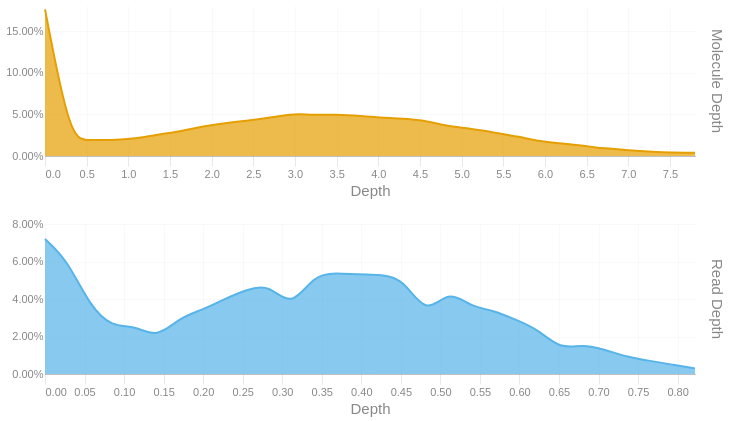

The cell this chart's notebook holds for it:
### Code cell
readdep = depth_hist(tb['Read Depth'], q99, 3)
readdep = readdep.with_columns(pl.lit('Read Depth').alias('Metric'))
if not SKIPLR:
    moldep = depth_hist(tb['Molecule Depth'], mol_q99, 1)
    moldep = moldep.with_columns(pl.lit('Molecule Depth').alias('Metric'))
    _hist = pl.concat([readdep, moldep])
    _hist = _hist.filter(pl.col('Proportion') != 0)
    with SafeRender(_hist):
        (
            alt.Chart(_hist)        
            .mark_area(interpolate = "basis")
            .encode(
                x=alt.X('Bin:Q').scale(domainMin=0).axis(alt.Axis(title='Depth')),
                y = alt.Y('Proportion:Q', title = None).axis(format = '.2%'),
                color = alt.Color('Metric:N').legend(None),
                row = alt.Row("Metric:N").header(title = None, labelOrient = 'right'),
                tooltip = [
                    alt.Tooltip("Metric:N", title = "Metric"),
                    alt.Tooltip('Interval:N', title = "Depth Interval"),
                    alt.Tooltip('Proportion:Q', title = "% Alignments").format('.2%')
                ]
            )
            .resolve_scale(x='independent', y='independent')
            .properties(
                height = 150, width = 650,
                usermeta={'embedOptions': {'downloadFileName': f'{samplename}.depth.hist'}}
            )
        ).display()
else:
    readdep = readdep.filter(pl.col('Proportion') != 0)
    with SafeRender(readdep):
        (
            alt.Chart(readdep)        
            .mark_area(interpolate = "basis")
            .encode(
                x=alt.X('Bin:Q').scale(domainMin=0).axis(alt.Axis(title='Depth')),
                y = alt.Y('Proportion:Q', title = None).axis(format = '.2%'),
                tooltip = [
                    alt.Tooltip('Interval:N', title = "Depth Interval"),
                    alt.Tooltip('Proportion:Q', title = "% Alignments").format('.2%')
                ]
            )
            .properties(
                usermeta={'embedOptions': {'downloadFileName': f'{samplename}.depth.hist'}}
            )
        ).display()

### Figure 1 — Vega-Lite specification as saved in the notebook (floating-point values rounded to 4 significant figures)
{"width": 650, "height": 150, "config": {"title": {"anchor": "start", "dy": -15, "fontSize": 18, "color": "#888888", "subtitleColor": "#888888", "subtitleFontSize": 14}, "arc": {"fill": "#0072B2"}, "axis": {"domainColor": "#888888", "domainWidth": 0.5, "gridWidth": 0.2, "grid": false, "titleFontWeight": 400, "titleFontSize": 15, "labelFontSize": 11, "labelColor": "#888888", "tickColor": "#888888", "tickWidth": 0.2, "titleColor": "#888888"}, "axisBand": {"grid": false}, "axisX": {"grid": true, "tickSize": 10, "domainCap": "round"}, "axisY": {"domain": false, "grid": true, "tickSize": 0, "domainCap": "round"}, "background": "transparent", "header": {"labelFontSize": 15, "labelColor": "#888888", "titleFontSize": 15, "titleFontWeight": 600, "titleColor": "#888888"}, "legend": {"labelFont": "sans-serif", "labelFontSize": 12, "labelColor": "#888888", "symbolSize": 100, "symbolType": "circle", "titleFontSize": 12, "titlePadding": 10, "titleColor": "#888888", "title": null}, "range": {"category": ["#E69F00", "#56B4E9", "#009E73", "#F0E442", "#0072B2", "#D55E00", "#CC79A7", "#000000"], "diverging": ["#cfe8f3", "#a2d4ec", "#73bfe2", "#46abdb", "#1696d2", "#12719e"]}, "area": {"fill": "#0072B2", "fillOpacity": 0.7, "line": true, "strokeOpacity": 0.7}, "line": {"color": "#0072B2", "stroke": "#0072B2", "strokeWidth": 2}, "trail": {"color": "#0072B2", "stroke": "#0072B2", "strokeWidth": 0, "size": 1}, "point": {"filled": true, "fillOpacity": 1.0, "size": 95}, "text": {"color": "#888888", "fontSize": 11, "align": "right", "fontWeight": 400, "size": 11}, "bar": {"fill": "#0072B2", "stroke": null}, "view": {"stroke": null, "continuousWidth": 660, "continuousHeight": 400}}, "data": {"name": "data-0f5393da9c8c4cfaadd55d503e1e5dfb"}, "mark": {"type": "area", "interpolate": "basis"}, "encoding": {"color": {"field": "Metric", "legend": null, "type": "nominal"}, "row": {"field": "Metric", "header": {"title": null, "labelOrient": "right"}, "type": "nominal"}, "tooltip": [{"field": "Metric", "title": "Metric", "type": "nominal"}, {"field": "Interval", "title": "Depth Interval", "type": "nominal"}, {"field": "Proportion", "format": ".2%", "title": "% Alignments", "type": "quantitative"}], "x": {"axis": {"title": "Depth"}, "field": "Bin", "scale": {"domainMin": 0}, "type": "quantitative"}, "y": {"axis": {"format": ".2%"}, "field": "Proportion", "title": null, "type": "quantitative"}}, "resolve": {"scale": {"x": "independent", "y": "independent"}}, "usermeta": {"embedOptions": {"downloadFileName": "TF26LRJL0091_5B_10484332_23Y22YLT4_L7.depth.hist"}}, "$schema": "https://vega.github.io/schema/vega-lite/v6.4.1.json", "datasets": {"data-0f5393da9c8c4cfaadd55d503e1e5dfb": [{"Bin": 0.0, "Interval": "0.0-0.028", "Proportion": 0.072, "Metric": "Read Depth"}, {"Bin": 0.028, "Interval": "0.028-0.057", "Proportion": 0.061, "Metric": "Read Depth"}, {"Bin": 0.057, "Interval": "0.057-0.085", "Proportion": 0.036, "Metric": "Read Depth"}, {"Bin": 0.085, "Interval": "0.085-0.113", "Proportion": 0.025, "Metric": "Read Depth"}, {"Bin": 0.113, "Interval": "0.113-0.142", "Proportion": 0.026, "Metric": "Read Depth"}, {"Bin": 0.142, "Interval": "0.142-0.17", "Proportion": 0.019, "Metric": "Read Depth"}, {"Bin": 0.17, "Interval": "0.17-0.198", "Proportion": 0.03, "Metric": "Read Depth"}, {"Bin": 0.198, "Interval": "0.198-0.227", "Proportion": 0.034, "Metric": "Read Depth"}, {"Bin": 0.227, "Interval": "0.227-0.255", "Proportion": 0.04, "Metric": "Read Depth"}, {"Bin": 0.255, "Interval": "0.255-0.283", "Proportion": 0.045, "Metric": "Read Depth"}, {"Bin": 0.283, "Interval": "0.283-0.312", "Proportion": 0.048, "Metric": "Read Depth"}, {"Bin": 0.312, "Interval": "0.312-0.34", "Proportion": 0.035, "Metric": "Read Depth"}, {"Bin": 0.34, "Interval": "0.34-0.368", "Proportion": 0.053, "Metric": "Read Depth"}, {"Bin": 0.368, "Interval": "0.368-0.397", "Proportion": 0.054, "Metric": "Read Depth"}, {"Bin": 0.397, "Interval": "0.397-0.425", "Proportion": 0.053, "Metric": "Read Depth"}, {"Bin": 0.425, "Interval": "0.425-0.453", "Proportion": 0.053, "Metric": "Read Depth"}, {"Bin": 0.453, "Interval": "0.453-0.482", "Proportion": 0.051, "Metric": "Read Depth"}, {"Bin": 0.482, "Interval": "0.482-0.51", "Proportion": 0.031, "Metric": "Read Depth"}, {"Bin": 0.51, "Interval": "0.51-0.538", "Proportion": 0.045, "Metric": "Read Depth"}, {"Bin": 0.538, "Interval": "0.538-0.567", "Proportion": 0.036, "Metric": "Read Depth"}, {"Bin": 0.567, "Interval": "0.567-0.595", "Proportion": 0.034, "Metric": "Read Depth"}, {"Bin": 0.595, "Interval": "0.595-0.623", "Proportion": 0.029, "Metric": "Read Depth"}, {"Bin": 0.623, "Interval": "0.623-0.652", "Proportion": 0.024, "Metric": "Read Depth"}, {"Bin": 0.652, "Interval": "0.652-0.68", "Proportion": 0.013, "Metric": "Read Depth"}, {"Bin": 0.68, "Interval": "0.68-0.708", "Proportion": 0.016, "Metric": "Read Depth"}, {"Bin": 0.708, "Interval": "0.708-0.737", "Proportion": 0.013, "Metric": "Read Depth"}, {"Bin": 0.737, "Interval": "0.737-0.765", "Proportion": 0.009, "Metric": "Read Depth"}, {"Bin": 0.765, "Interval": "0.765-0.793", "Proportion": 0.007, "Metric": "Read Depth"}, {"Bin": 0.793, "Interval": "0.793-0.822", "Proportion": 0.005, "Metric": "Read Depth"}, {"Bin": 0.822, "Interval": "0.822-0.85", "Proportion": 0.003, "Metric": "Read Depth"}, {"Bin": 0.0, "Interval": "0.0-0.3", "Proportion": 0.176, "Metric": "Molecule Depth"}, {"Bin": 0.3, "Interval": "0.3-0.5", "Proportion": 0.021, "Metric": "Molecule Depth"}, {"Bin": 0.5, "Interval": "0.5-0.8", "Proportion": 0.019, "Metric": "Molecule Depth"}, {"Bin": 0.8, "Interval": "0.8-1.1", "Proportion": 0.019, "Metric": "Molecule Depth"}, {"Bin": 1.1, "Interval": "1.1-1.3", "Proportion": 0.021, "Metric": "Molecule Depth"}, {"Bin": 1.3, "Interval": "1.3-1.6", "Proportion": 0.025, "Metric": "Molecule Depth"}, {"Bin": 1.6, "Interval": "1.6-1.9", "Proportion": 0.029, "Metric": "Molecule Depth"}, {"Bin": 1.9, "Interval": "1.9-2.2", "Proportion": 0.036, "Metric": "Molecule Depth"}, {"Bin": 2.2, "Interval": "2.2-2.4", "Proportion": 0.04, "Metric": "Molecule Depth"}, {"Bin": 2.4, "Interval": "2.4-2.7", "Proportion": 0.042, "Metric": "Molecule Depth"}, {"Bin": 2.7, "Interval": "2.7-3.0", "Proportion": 0.046, "Metric": "Molecule Depth"}, {"Bin": 3.0, "Interval": "3.0-3.2", "Proportion": 0.051, "Metric": "Molecule Depth"}, {"Bin": 3.2, "Interval": "3.2-3.5", "Proportion": 0.049, "Metric": "Molecule Depth"}, {"Bin": 3.5, "Interval": "3.5-3.8", "Proportion": 0.05, "Metric": "Molecule Depth"}, {"Bin": 3.8, "Interval": "3.8-4.0", "Proportion": 0.048, "Metric": "Molecule Depth"}, {"Bin": 4.0, "Interval": "4.0-4.3", "Proportion": 0.046, "Metric": "Molecule Depth"}, {"Bin": 4.3, "Interval": "4.3-4.6", "Proportion": 0.045, "Metric": "Molecule Depth"}, {"Bin": 4.6, "Interval": "4.6-4.8", "Proportion": 0.042, "Metric": "Molecule Depth"}, {"Bin": 4.8, "Interval": "4.8-5.1", "Proportion": 0.036, "Metric": "Molecule Depth"}, {"Bin": 5.1, "Interval": "5.1-5.4", "Proportion": 0.033, "Metric": "Molecule Depth"}, {"Bin": 5.4, "Interval": "5.4-5.7", "Proportion": 0.028, "Metric": "Molecule Depth"}, {"Bin": 5.7, "Interval": "5.7-5.9", "Proportion": 0.023, "Metric": "Molecule Depth"}, {"Bin": 5.9, "Interval": "5.9-6.2", "Proportion": 0.018, "Metric": "Molecule Depth"}, {"Bin": 6.2, "Interval": "6.2-6.5", "Proportion": 0.015, "Metric": "Molecule Depth"}, {"Bin": 6.5, "Interval": "6.5-6.7", "Proportion": 0.012, "Metric": "Molecule Depth"}, {"Bin": 6.7, "Interval": "6.7-7.0", "Proportion": 0.009, "Metric": "Molecule Depth"}, {"Bin": 7.0, "Interval": "7.0-7.3", "Proportion": 0.007, "Metric": "Molecule Depth"}, {"Bin": 7.3, "Interval": "7.3-7.5", "Proportion": 0.005, "Metric": "Molecule Depth"}, {"Bin": 7.5, "Interval": "7.5-7.8", "Proportion": 0.004, "Metric": "Molecule Depth"}, {"Bin": 7.8, "Interval": "7.8-8.08", "Proportion": 0.004, "Metric": "Molecule Depth"}]}}
